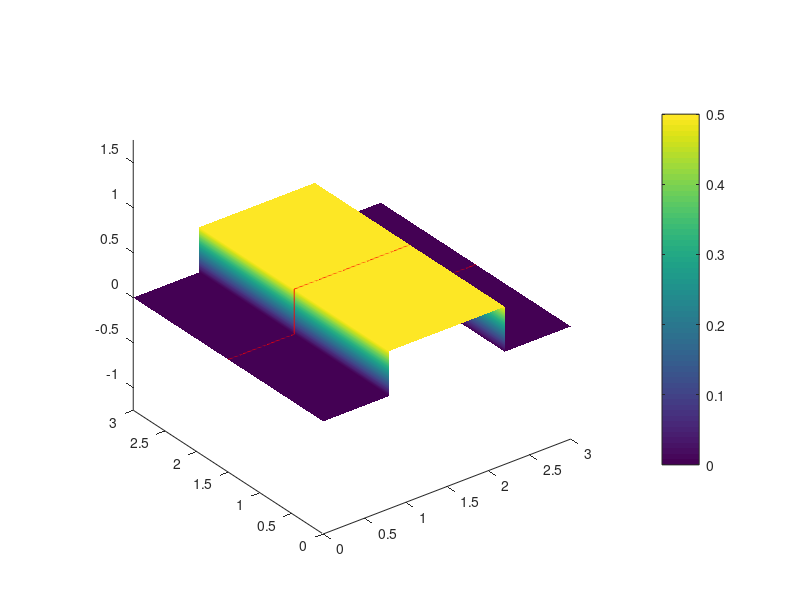

Recreate this plot in MATLAB. (Note: this script raises an error after producing the figure.)
clc;
clear all;
close all;

flag_printf = 1;

nx = 401;
ny = 301;

p1 = 1;
p2 = 81;
p3 = 131;
p4 = 271;
p5 = 321;
p6 = 401;

dh = 10;
origin_x = 0;
origin_y = 0;
origin_z = 0;

bz = zeros(nx,ny,3);

for j=1:ny
  for i=p1:p2
    bz(i,j,1) = origin_x + (i-1)*dh;
    bz(i,j,2) = origin_y + (j-1)*dh;
    bz(i,j,3) = origin_z;
  end
  for i=p2+1:p3
    bz(i,j,1) = origin_x + bz(p2,j,1) + cos(0.5*pi*90/90)*(i-p2)*dh;
    bz(i,j,2) = origin_y + (j-1)*dh;
    bz(i,j,3) = origin_z + bz(p2,j,3) + sin(0.5*pi*90/90)*(i-p2)*dh;
  end
  for i=p3+1:p4
    bz(i,j,1) = origin_x + bz(p3,j,1) + (i-p3)*dh;
    bz(i,j,2) = origin_y + (j-1)*dh;
    bz(i,j,3) = origin_z + bz(p3,j,3);
  end
  for i=p4+1:p5
    bz(i,j,1) = origin_x + bz(p4,j,1) + cos(0.5*pi*90/90)*(i-p4)*dh;
    bz(i,j,2) = origin_y + (j-1)*dh;
    bz(i,j,3) = origin_z + bz(p4,j,3) - sin(0.5*pi*90/90)*(i-p4)*dh;
  end
  for i=p5+1:p6
    bz(i,j,1) = origin_x + bz(p5,j,1) + (i-p5)*dh;
    bz(i,j,2) = origin_y + (j-1)*dh;
    bz(i,j,3) = origin_z + bz(p5,j,3);
  end
end

% for i=1:nx
%   bz(i,:,1) = smooth(bz(i,:,1),40);
%   bz(i,:,2) = smooth(bz(i,:,2),40);
%   bz(i,:,3) = smooth(bz(i,:,3),40);
% end
% 
% for j=1:ny
%  bz(:,j,1) = smooth(bz(:,j,1),40);
%  bz(:,j,2) = smooth(bz(:,j,2),40);
%  bz(:,j,3) = smooth(bz(:,j,3),40);
% end

figure(1)
surf(bz(:,:,1)/1e3,bz(:,:,2)/1e3,bz(:,:,3)/1e3);
shading interp;
hold on;
plot3(bz(:,151,1)/1e3,bz(:,151,2)/1e3,bz(:,151,3)/1e3,'r',LineWidth=3);

%plot3(1.0, 0.5, +0.0, 'rv',MarkerSize=20,LineWidth=2);
%plot3(1.0, 1.5, +0.0, 'rv',MarkerSize=20,LineWidth=2);
%plot3(1.0, 2.5, +0.0, 'rv',MarkerSize=20,LineWidth=2);
%plot3(1.5, 1.5, -0.4, 'rv',MarkerSize=20,LineWidth=2);
%plot3(1.5, 0.5, -0.4, 'rv',MarkerSize=20,LineWidth=2);
%text(1.0, 0.5-0.1, +0.0+0.2,'R1',Color='r',FontSize=20,FontWeight='bold');
%text(1.0, 1.5-0.1, +0.0+0.2,'R2',Color='r',FontSize=20,FontWeight='bold');
%text(1.0, 2.5-0.1, +0.0+0.2,'R3',Color='r',FontSize=20,FontWeight='bold');
%text(1.5, 1.5-0.1, -0.4+0.2,'R4',Color='r',FontSize=20,FontWeight='bold');
%text(1.5, 0.5-0.1, -0.4+0.2,'R5',Color='r',FontSize=20,FontWeight='bold');
%plot3(1,1,0.0,'rp',MarkerSize=20,LineWidth=2);

grid off;
axis equal;
% caxis([0,0.6]);
cid = colorbar;
cid.Label.String='(km)';
%
set(gcf,'color','white');
set(gcf,'Position',[0,0,1900,1000]);
xlabel('X axis (km)',FontWeight='bold',rotation=-10,position=[2.0 -0.5]);
ylabel('Y axis (km)',FontWeight='bold',rotation=60, position=[3.4 1.0]);
zlabel('Z axis (km)',FontWeight='bold',rotation=0,position=[-0.3 0.9]);
set(gca,'layer','top');
set(gca, FontWeight='bold', FontSize=15);
view(20,30);

% creat data file
file_name = '../data_file_3d.txt';
fid=fopen(file_name,'w'); % Output file name 
fprintf(fid,'# nx number\n'); 
fprintf(fid,'%d\n',nx);
fprintf(fid,'# ny number\n'); 
fprintf(fid,'%d\n',ny);
fprintf(fid,'# bz coords\n'); 
for j=1:ny
  for i=1:nx
    fprintf(fid,'%.9e %.9e %.9e\n',bz(i,j,1),bz(i,j,2),bz(i,j,3));
  end
end

if flag_printf
   print(gcf,'model2.png','-r400','-dpng');
 end
